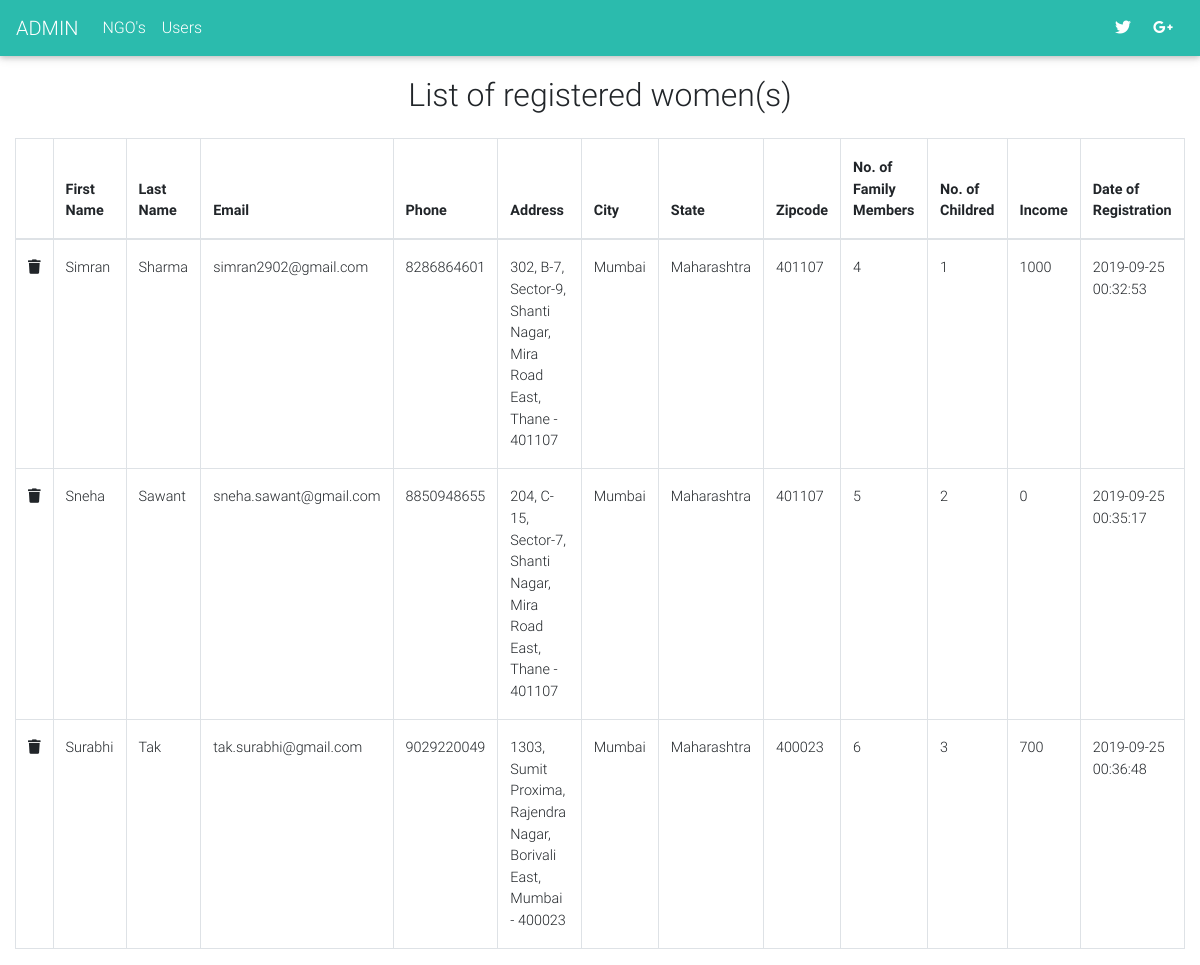
/admin/users.php, run on the app's committed database.
### tables this page shows
CREATE TABLE `step` (
  `id` int(11) NOT NULL,
  `firstname` varchar(100) NOT NULL,
  `lastname` varchar(100) NOT NULL,
  `email` varchar(255) NOT NULL,
  `password` varchar(255) NOT NULL,
  `address` text NOT NULL,
  `city` text NOT NULL,
  `state` text NOT NULL,
  `zipcode` int(10) NOT NULL,
  `dateOfBirth` text NOT NULL,
  `phone` text NOT NULL,
  `noOfMembers` int(100) NOT NULL,
  `noOfChildren` int(100) NOT NULL,
  `income` int(100) NOT NULL,
  `dateOfRegistration` datetime NOT NULL DEFAULT CURRENT_TIMESTAMP,
  `ip` varchar(255) NOT NULL
);

### admin/users.php (the view)
<?php include 'includes/header.php';?>
<?php
	$sql = "SELECT * FROM step";
    $result = $db->query($sql);
?>
<h2 class="h2-responsive text-center p-3">List of registered women(s)</h2>
<div class="container-fluid">
	<div class="table-responsive">
		<table class="table table-bordered">
			<thead>
				<th></th>
				<th><b>First Name</b></th>
				<th><b>Last Name</b></th>
				<th><b>Email</b></th>
				<th><b>Phone</b></th>
				<th><b>Address</b></th>
				<th><b>City</b></th>
				<th><b>State</b></th>
				<th><b>Zipcode</b></th>
				<th><b>No. of Family Members</b></th>
				<th><b>No. of Childred</b></th>
				<th><b>Income</b></th>
				<th><b>Date of Registration</b></th>
			</thead>
			<tbody>
				<?php while($user = mysqli_fetch_array($result)): ?>
					<tr>
						<td><a href="users.php?delete=<?=$user['id'];?>"><i class="fas fa-trash"></i></a></td>
						<td><?=$user['firstname'];?></td>
						<td><?=$user['lastname'];?></td>
						<td><?=$user['email'];?></td>
						<td><?=$user['phone'];?></td>
						<td><?=$user['address'];?></td>
						<td><?=$user['city'];?></td>
						<td><?=$user['state'];?></td>
						<td><?=$user['zipcode'];?></td>
						<td><?=$user['noOfMembers'];?></td>
						<td><?=$user['noOfChildren'];?></td>
						<td><?=$user['income'];?></td>
						<td><?=$user['dateOfRegistration'];?></td>
					</tr>
				<?php endwhile;?>
			</tbody>
		</table>
	</div>
</div>
<?php include 'includes/footer.php';?>

### data on the page
step: firstname "Simran", lastname "Sharma", email "simran2902@gmail.com", phone "8286864601", address "302, B-7, Sector-9, Shanti Nagar, Mira Road East, Thane - 401107", city "Mumbai", state "Maharashtra", zipcode "401107", noOfMembers "4", noOfChildren "1", income "1000", dateOfRegistration "2019-09-25 00:32:53"
step: firstname "Sneha", lastname "Sawant", email "sneha.sawant@gmail.com", phone "8850948655", address "204, C-15, Sector-7, Shanti Nagar, Mira Road East, Thane - 401107", city "Mumbai", state "Maharashtra", zipcode "401107", noOfMembers "5", noOfChildren "2", income "0", dateOfRegistration "2019-09-25 00:35:17"
step: firstname "Surabhi", lastname "Tak", email "tak.surabhi@gmail.com", phone "9029220049", address "1303, Sumit Proxima, Rajendra Nagar, Borivali East, Mumbai - 400023", city "Mumbai", state "Maharashtra", zipcode "400023", noOfMembers "6", noOfChildren "3", income "700", dateOfRegistration "2019-09-25 00:36:48"
